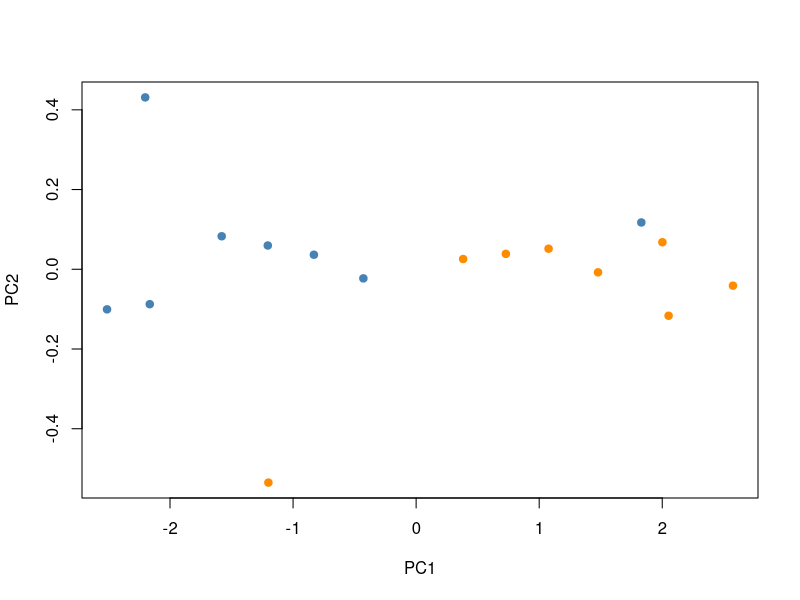
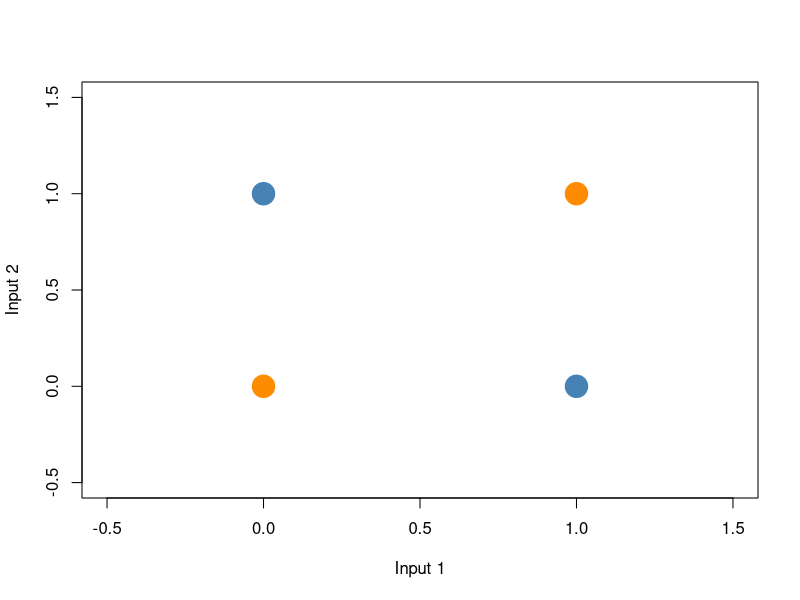

Write the R code that produced these figures, in order.
## ---- chunk 1
roundness  <- c(0.9, 0.85, 0.8, 0.75, 0.7, 0.65, 0.6, 0.3,
                0.2, 0.15, 0.25, 0.3, 0.35, 0.4, 0.45, 0.7)
elongation <- c(0.1, 0.15, 0.2, 0.25, 0.3, 0.35, 0.4, 0.75,
                0.7, 0.8, 0.75, 0.65, 0.6, 0.55, 0.5, 0.2)
symmetry   <- c(0.82, 0.78, 0.88, 0.74, 0.69, 0.64, 0.58, 0.32,
                0.28, 0.22, 0.30, 0.36, 0.42, 0.46, 0.50, 0.60)
category   <- c(1, 1, 1, 1, 1, 1, 1, 1,
                0, 0, 0, 0, 0, 0, 0, 0)

data <- data.frame(roundness, elongation, symmetry, category)
data
## ---- chunk 2
pca <- prcomp(data[, c("roundness", "elongation", "symmetry")], scale. = TRUE)
plot(pca$x[, 1], pca$x[, 2], pch = 19,
     col = ifelse(data$category == 1, "steelblue", "darkorange"),
     xlab = "PC1", ylab = "PC2")
## ---- chunk 3
x1 <- c(0, 0, 1, 1)
x2 <- c(0, 1, 0, 1)
category <- c(0, 1, 1, 0)

xor_data <- data.frame(x1, x2, category)
xor_data
## ---- chunk 4
plot(xor_data$x1, xor_data$x2, pch = 19, cex = 3,
     col = ifelse(xor_data$category == 1, "steelblue", "darkorange"),
     xlab = "Input 1", ylab = "Input 2", xlim = c(-0.5, 1.5), ylim = c(-0.5, 1.5))
